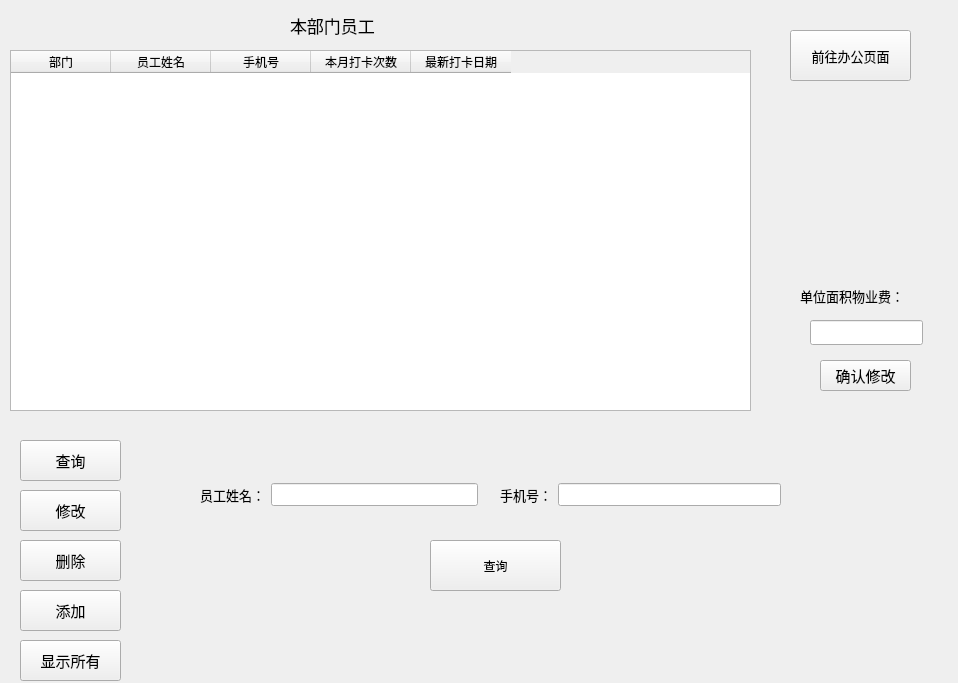
<?xml version="1.0" encoding="UTF-8"?>
<ui version="4.0">
 <class>managerWindow</class>
 <widget class="QWidget" name="managerWindow">
  <property name="geometry">
   <rect>
    <x>0</x>
    <y>0</y>
    <width>958</width>
    <height>683</height>
   </rect>
  </property>
  <property name="windowTitle">
   <string>Form</string>
  </property>
  <widget class="QPushButton" name="go_employeewindow">
   <property name="geometry">
    <rect>
     <x>790</x>
     <y>30</y>
     <width>121</width>
     <height>51</height>
    </rect>
   </property>
   <property name="font">
    <font>
     <pointsize>10</pointsize>
    </font>
   </property>
   <property name="text">
    <string>前往办公页面</string>
   </property>
  </widget>
  <widget class="QTableWidget" name="tableWidget">
   <property name="geometry">
    <rect>
     <x>10</x>
     <y>50</y>
     <width>741</width>
     <height>361</height>
    </rect>
   </property>
   <column>
    <property name="text">
     <string>部门</string>
    </property>
   </column>
   <column>
    <property name="text">
     <string>员工姓名</string>
    </property>
   </column>
   <column>
    <property name="text">
     <string>手机号</string>
    </property>
   </column>
   <column>
    <property name="text">
     <string>本月打卡次数</string>
    </property>
   </column>
   <column>
    <property name="text">
     <string>最新打卡日期</string>
    </property>
   </column>
  </widget>
  <widget class="QLabel" name="label">
   <property name="geometry">
    <rect>
     <x>290</x>
     <y>10</y>
     <width>131</width>
     <height>31</height>
    </rect>
   </property>
   <property name="font">
    <font>
     <pointsize>13</pointsize>
    </font>
   </property>
   <property name="text">
    <string>本部门员工</string>
   </property>
  </widget>
  <widget class="QPushButton" name="changewidget">
   <property name="geometry">
    <rect>
     <x>20</x>
     <y>490</y>
     <width>101</width>
     <height>41</height>
    </rect>
   </property>
   <property name="font">
    <font>
     <pointsize>11</pointsize>
    </font>
   </property>
   <property name="text">
    <string>修改</string>
   </property>
  </widget>
  <widget class="QPushButton" name="selectwidget">
   <property name="geometry">
    <rect>
     <x>20</x>
     <y>440</y>
     <width>101</width>
     <height>41</height>
    </rect>
   </property>
   <property name="font">
    <font>
     <pointsize>11</pointsize>
    </font>
   </property>
   <property name="text">
    <string>查询</string>
   </property>
  </widget>
  <widget class="QPushButton" name="deletewidget">
   <property name="geometry">
    <rect>
     <x>20</x>
     <y>540</y>
     <width>101</width>
     <height>41</height>
    </rect>
   </property>
   <property name="font">
    <font>
     <pointsize>11</pointsize>
    </font>
   </property>
   <property name="text">
    <string>删除</string>
   </property>
  </widget>
  <widget class="QPushButton" name="addwidget">
   <property name="geometry">
    <rect>
     <x>20</x>
     <y>590</y>
     <width>101</width>
     <height>41</height>
    </rect>
   </property>
   <property name="font">
    <font>
     <pointsize>11</pointsize>
    </font>
   </property>
   <property name="text">
    <string>添加</string>
   </property>
  </widget>
  <widget class="QStackedWidget" name="stackedWidget">
   <property name="geometry">
    <rect>
     <x>160</x>
     <y>440</y>
     <width>1081</width>
     <height>261</height>
    </rect>
   </property>
   <widget class="QWidget" name="page">
    <widget class="QPushButton" name="select">
     <property name="geometry">
      <rect>
       <x>270</x>
       <y>100</y>
       <width>131</width>
       <height>51</height>
      </rect>
     </property>
     <property name="text">
      <string>查询</string>
     </property>
    </widget>
    <widget class="QWidget" name="layoutWidget">
     <property name="geometry">
      <rect>
       <x>40</x>
       <y>40</y>
       <width>278</width>
       <height>29</height>
      </rect>
     </property>
     <layout class="QHBoxLayout" name="horizontalLayout">
      <item>
       <widget class="QLabel" name="label_2">
        <property name="font">
         <font>
          <pointsize>10</pointsize>
         </font>
        </property>
        <property name="text">
         <string>员工姓名：</string>
        </property>
       </widget>
      </item>
      <item>
       <widget class="QLineEdit" name="name">
        <property name="font">
         <font>
          <pointsize>10</pointsize>
         </font>
        </property>
       </widget>
      </item>
     </layout>
    </widget>
    <widget class="QWidget" name="layoutWidget">
     <property name="geometry">
      <rect>
       <x>340</x>
       <y>40</y>
       <width>281</width>
       <height>29</height>
      </rect>
     </property>
     <layout class="QHBoxLayout" name="horizontalLayout_2">
      <item>
       <widget class="QLabel" name="label_3">
        <property name="font">
         <font>
          <pointsize>10</pointsize>
         </font>
        </property>
        <property name="text">
         <string>手机号：</string>
        </property>
       </widget>
      </item>
      <item>
       <widget class="QLineEdit" name="phone">
        <property name="font">
         <font>
          <pointsize>10</pointsize>
         </font>
        </property>
       </widget>
      </item>
     </layout>
    </widget>
   </widget>
   <widget class="QWidget" name="page_2">
    <widget class="QWidget" name="layoutWidget_2">
     <property name="geometry">
      <rect>
       <x>60</x>
       <y>20</y>
       <width>278</width>
       <height>29</height>
      </rect>
     </property>
     <layout class="QHBoxLayout" name="horizontalLayout_4">
      <item>
       <widget class="QLabel" name="label_5">
        <property name="font">
         <font>
          <pointsize>10</pointsize>
         </font>
        </property>
        <property name="text">
         <string>员工姓名：</string>
        </property>
       </widget>
      </item>
      <item>
       <widget class="QLineEdit" name="name_2">
        <property name="font">
         <font>
          <pointsize>10</pointsize>
         </font>
        </property>
       </widget>
      </item>
     </layout>
    </widget>
    <widget class="QWidget" name="layoutWidget">
     <property name="geometry">
      <rect>
       <x>380</x>
       <y>20</y>
       <width>281</width>
       <height>29</height>
      </rect>
     </property>
     <layout class="QHBoxLayout" name="horizontalLayout_3">
      <item>
       <widget class="QLabel" name="label_4">
        <property name="font">
         <font>
          <pointsize>10</pointsize>
         </font>
        </property>
        <property name="text">
         <string>手机号：</string>
        </property>
       </widget>
      </item>
      <item>
       <widget class="QLineEdit" name="phone_2">
        <property name="font">
         <font>
          <pointsize>10</pointsize>
         </font>
        </property>
       </widget>
      </item>
     </layout>
    </widget>
    <widget class="QLabel" name="label_6">
     <property name="geometry">
      <rect>
       <x>60</x>
       <y>60</y>
       <width>71</width>
       <height>19</height>
      </rect>
     </property>
     <property name="font">
      <font>
       <pointsize>10</pointsize>
      </font>
     </property>
     <property name="text">
      <string>修改内容：</string>
     </property>
    </widget>
    <widget class="QPushButton" name="change">
     <property name="geometry">
      <rect>
       <x>60</x>
       <y>140</y>
       <width>141</width>
       <height>41</height>
      </rect>
     </property>
     <property name="font">
      <font>
       <pointsize>10</pointsize>
      </font>
     </property>
     <property name="text">
      <string>确认修改</string>
     </property>
    </widget>
    <widget class="QRadioButton" name="radioButton">
     <property name="geometry">
      <rect>
       <x>380</x>
       <y>90</y>
       <width>161</width>
       <height>23</height>
      </rect>
     </property>
     <property name="font">
      <font>
       <pointsize>11</pointsize>
      </font>
     </property>
     <property name="text">
      <string>是否提拔为经理</string>
     </property>
    </widget>
    <widget class="QWidget" name="layoutWidget">
     <property name="geometry">
      <rect>
       <x>61</x>
       <y>91</y>
       <width>227</width>
       <height>27</height>
      </rect>
     </property>
     <layout class="QHBoxLayout" name="horizontalLayout_5">
      <item>
       <widget class="QLabel" name="label_7">
        <property name="font">
         <font>
          <pointsize>10</pointsize>
         </font>
        </property>
        <property name="text">
         <string>部门：</string>
        </property>
       </widget>
      </item>
      <item>
       <widget class="QLineEdit" name="departmentedit"/>
      </item>
     </layout>
    </widget>
   </widget>
   <widget class="QWidget" name="page_3">
    <widget class="QWidget" name="layoutWidget_4">
     <property name="geometry">
      <rect>
       <x>50</x>
       <y>40</y>
       <width>278</width>
       <height>29</height>
      </rect>
     </property>
     <layout class="QHBoxLayout" name="horizontalLayout_7">
      <item>
       <widget class="QLabel" name="label_9">
        <property name="font">
         <font>
          <pointsize>10</pointsize>
         </font>
        </property>
        <property name="text">
         <string>员工姓名：</string>
        </property>
       </widget>
      </item>
      <item>
       <widget class="QLineEdit" name="name_3">
        <property name="font">
         <font>
          <pointsize>10</pointsize>
         </font>
        </property>
       </widget>
      </item>
     </layout>
    </widget>
    <widget class="QWidget" name="layoutWidget_3">
     <property name="geometry">
      <rect>
       <x>350</x>
       <y>40</y>
       <width>281</width>
       <height>29</height>
      </rect>
     </property>
     <layout class="QHBoxLayout" name="horizontalLayout_6">
      <item>
       <widget class="QLabel" name="label_8">
        <property name="font">
         <font>
          <pointsize>10</pointsize>
         </font>
        </property>
        <property name="text">
         <string>手机号：</string>
        </property>
       </widget>
      </item>
      <item>
       <widget class="QLineEdit" name="phone_3">
        <property name="font">
         <font>
          <pointsize>10</pointsize>
         </font>
        </property>
       </widget>
      </item>
     </layout>
    </widget>
    <widget class="QPushButton" name="delete_2">
     <property name="geometry">
      <rect>
       <x>280</x>
       <y>100</y>
       <width>111</width>
       <height>41</height>
      </rect>
     </property>
     <property name="font">
      <font>
       <pointsize>10</pointsize>
      </font>
     </property>
     <property name="text">
      <string>确认删除</string>
     </property>
    </widget>
   </widget>
   <widget class="QWidget" name="page_4">
    <widget class="QPushButton" name="pushButton">
     <property name="geometry">
      <rect>
       <x>170</x>
       <y>140</y>
       <width>121</width>
       <height>41</height>
      </rect>
     </property>
     <property name="font">
      <font>
       <pointsize>11</pointsize>
      </font>
     </property>
     <property name="text">
      <string>确认添加</string>
     </property>
    </widget>
    <widget class="QWidget" name="layoutWidget">
     <property name="geometry">
      <rect>
       <x>100</x>
       <y>20</y>
       <width>280</width>
       <height>103</height>
      </rect>
     </property>
     <layout class="QVBoxLayout" name="verticalLayout">
      <item>
       <layout class="QHBoxLayout" name="horizontalLayout_9">
        <item>
         <widget class="QLabel" name="label_11">
          <property name="font">
           <font>
            <pointsize>10</pointsize>
           </font>
          </property>
          <property name="text">
           <string>员工姓名：</string>
          </property>
         </widget>
        </item>
        <item>
         <widget class="QLineEdit" name="name_4">
          <property name="font">
           <font>
            <pointsize>10</pointsize>
           </font>
          </property>
         </widget>
        </item>
       </layout>
      </item>
      <item>
       <layout class="QHBoxLayout" name="horizontalLayout_8">
        <item>
         <widget class="QLabel" name="label_10">
          <property name="font">
           <font>
            <pointsize>10</pointsize>
           </font>
          </property>
          <property name="text">
           <string>手机号：</string>
          </property>
         </widget>
        </item>
        <item>
         <widget class="QLineEdit" name="phone_4">
          <property name="font">
           <font>
            <pointsize>10</pointsize>
           </font>
          </property>
         </widget>
        </item>
       </layout>
      </item>
      <item>
       <layout class="QHBoxLayout" name="horizontalLayout_10">
        <item>
         <widget class="QLabel" name="label_12">
          <property name="font">
           <font>
            <pointsize>10</pointsize>
           </font>
          </property>
          <property name="text">
           <string>部门：</string>
          </property>
         </widget>
        </item>
        <item>
         <widget class="QLineEdit" name="department2">
          <property name="font">
           <font>
            <pointsize>10</pointsize>
           </font>
          </property>
         </widget>
        </item>
       </layout>
      </item>
     </layout>
    </widget>
   </widget>
  </widget>
  <widget class="QLabel" name="label_13">
   <property name="geometry">
    <rect>
     <x>800</x>
     <y>280</y>
     <width>131</width>
     <height>31</height>
    </rect>
   </property>
   <property name="font">
    <font>
     <pointsize>10</pointsize>
    </font>
   </property>
   <property name="text">
    <string>单位面积物业费：</string>
   </property>
  </widget>
  <widget class="QLineEdit" name="fee">
   <property name="geometry">
    <rect>
     <x>810</x>
     <y>320</y>
     <width>113</width>
     <height>25</height>
    </rect>
   </property>
   <property name="font">
    <font>
     <pointsize>10</pointsize>
    </font>
   </property>
  </widget>
  <widget class="QPushButton" name="change_fee">
   <property name="geometry">
    <rect>
     <x>820</x>
     <y>360</y>
     <width>91</width>
     <height>31</height>
    </rect>
   </property>
   <property name="font">
    <font>
     <pointsize>11</pointsize>
    </font>
   </property>
   <property name="text">
    <string>确认修改</string>
   </property>
  </widget>
  <widget class="QPushButton" name="showall">
   <property name="geometry">
    <rect>
     <x>20</x>
     <y>640</y>
     <width>101</width>
     <height>41</height>
    </rect>
   </property>
   <property name="font">
    <font>
     <pointsize>11</pointsize>
    </font>
   </property>
   <property name="text">
    <string>显示所有</string>
   </property>
  </widget>
 </widget>
 <resources/>
 <connections/>
</ui>
